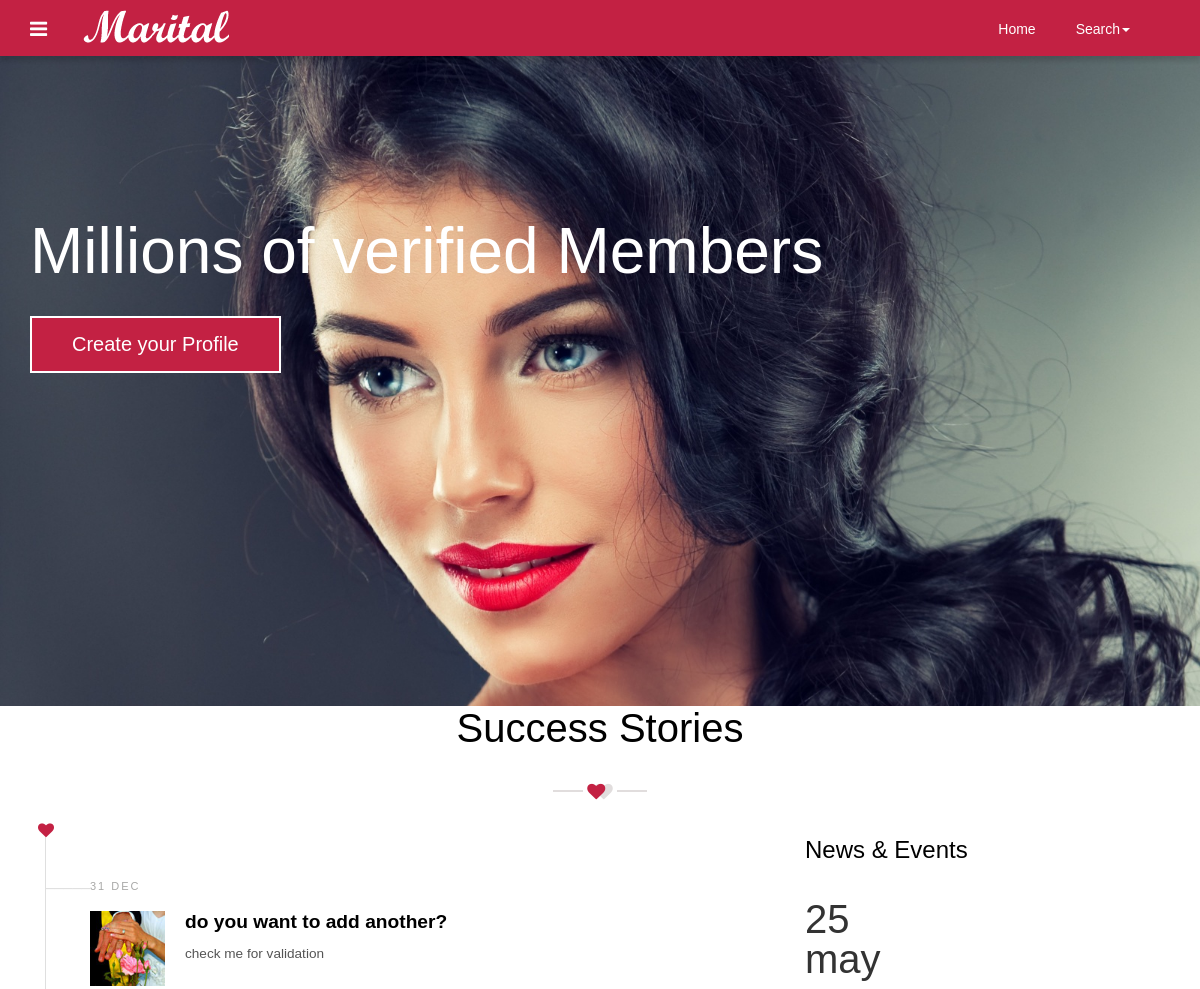
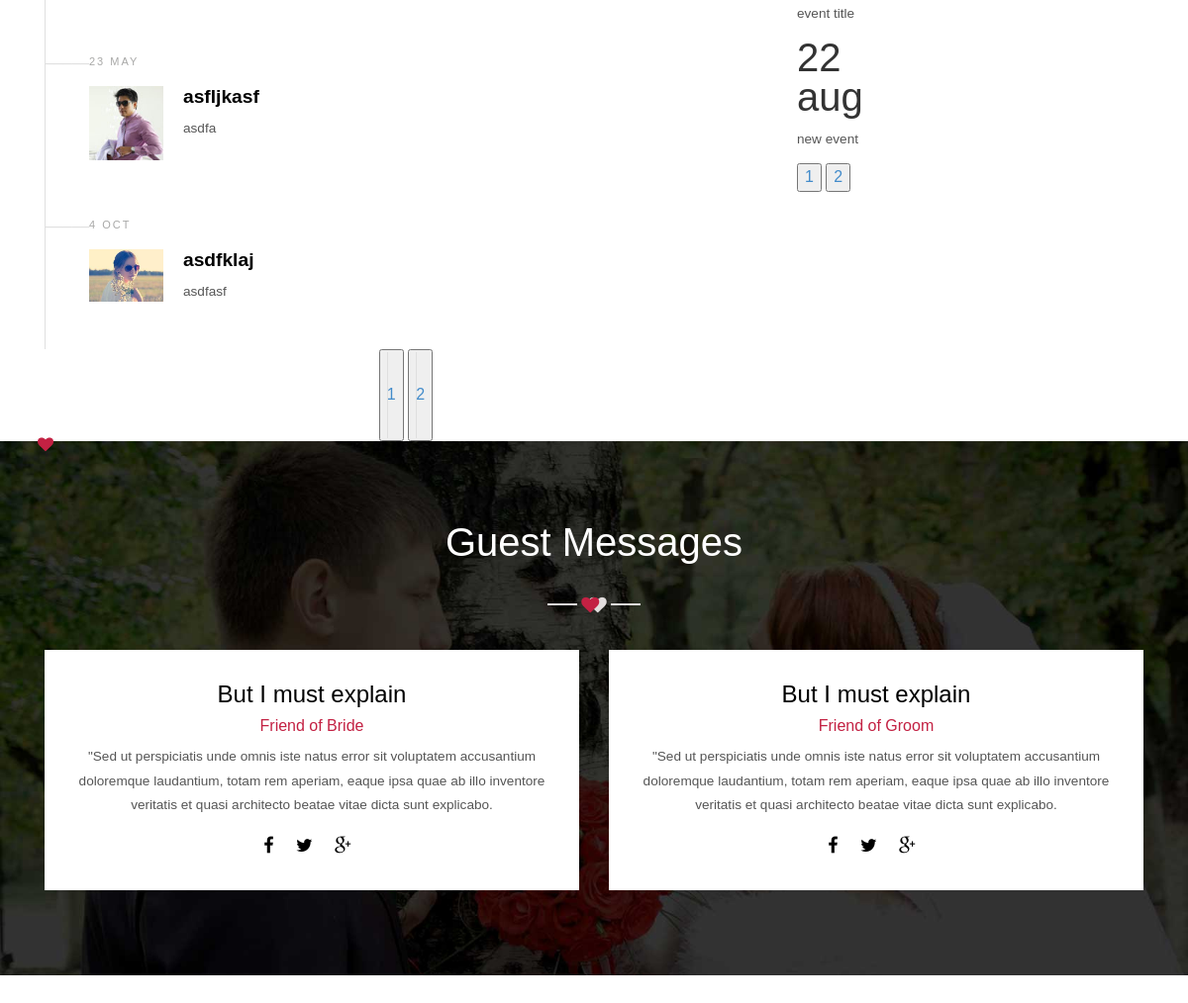
Page /?page2=2 (signed in) on the committed database (2 pictures, top to bottom).
### home/models.py (models this page shows, shortened)
class SuccessStory(models.Model):
    story_name = models.CharField(max_length=50)
    date = models.CharField(max_length=25)
    story = models.TextField()
    image = models.ImageField(upload_to='images/',default='images/7.jpg')

class NewEvent(models.Model):
    eventname = models.CharField(max_length=100)
    date = models.CharField(max_length=15)

### home/views.py (the view)
# urls.py: path('',home,name='home'),
def home(request):
    eventlist = NewEvent.objects.all()
    storylist = SuccessStory.objects.all()
    events = Paginator(eventlist,2)
    stories = Paginator(storylist,3)
    page_number1 = request.GET.get('page1')
    try:
        event_obj = events.page(page_number1)
    except PageNotAnInteger:
        event_obj = events.page(1)
    except EmptyPage:
        event_obj = events.page(events.num_pages)
    page_number2 = request.GET.get('page2')
    try:
        story_obj = stories.page(page_number2)
    except PageNotAnInteger:
        story_obj = stories.page(1)
    except EmptyPage:
        story_obj = stories.page(stories.num_pages)
    context = {
        "events": event_obj,
        "stories": story_obj
    }
    return render(request,'index.html',context)

### home/templates/index.html (shortened to what this page needs)
{% load static %}
<!DOCTYPE HTML>
<html>
<head>
<link href="{% static 'css/bootstrap-3.1.1.min.css' %}" rel='stylesheet' type='text/css' />
<link href="{% static 'css/style.css'%}" rel='stylesheet' type='text/css' />
<link href="{% static 'css/font-awesome.css' %}" rel="stylesheet">
</head>
<body>
    <div class="navbar navbar-inverse-blue navbar">
          <div class="navbar-inner navbar-inner_1">
            <div class="container">
               <div class="navigation">
                 <nav id="colorNav">
                   <ul>
                    <li class="green">
                    </li>
                   </ul>
                 </nav>
               </div>
               <a class="brand" href="index.php"><img src="{% static 'images/logo.png'%}" alt="logo"></a>
               <div class="pull-right">
                  <nav class="navbar nav_bottom" role="navigation">
                <div class="collapse navbar-collapse" id="bs-megadropdown-tabs">
                    <ul class="nav navbar-nav nav_1">
                        <li><a href="/">Home</a></li>
                        <li class="dropdown">
                          <a href="#" class="dropdown-toggle" data-toggle="dropdown">Search<span class="caret"></span></a>
                        </li>
                    </ul>
                 </div>
                </nav>
               </div>
              <div class="clearfix"> </div>
            </div>
          </div>
        </div>
<div class="banner">
  <div class="container">
    <div class="banner_info">
      <h3>Millions of verified Members</h3>
      <a href="{% url 'create-profile' %}" class="hvr-shutter-out-horizontal">Create your Profile</a>
    </div>
  </div>
</div>
<div class="grid_2">
	<div class="container">
		<h2>Success Stories</h2>
       	<div class="heart-divider">
			<span class="grey-line"></span>
			<i class="fa fa-heart pink-heart"></i>
			<i class="fa fa-heart grey-heart"></i>
			<span class="grey-line"></span>
        </div>
        <div class="row_1">
	     <div class="col-md-8 suceess_story">
	         <ul>
         {% for story in stories %}
         <li>
              <div class="suceess_story-date">
              <span class="entry-1">{{ story.date }}</span>
            </div>
            <div class="suceess_story-content-container">
              <figure class="suceess_story-content-featured-image">
                <img width="75" height="75" src="{{story.image.url}}" class="img-responsive" alt=""/>
                </figure>
              <div class="suceess_story-content-info">
                    <h4><a href="#">{{ story.story_name }}</a></h4>
                    <p>{{ story.story }}</p>
                  </div>
              </div>
          </li>
         {% endfor %}
          </ul>
          <center>
            <ul>
              {% for page in stories.paginator.page_range %}
                    <button ><li><a href="?page2={{ page }}">{{ page }}</a></li></button>
              {% endfor %}
            </ul>
          </center>
	    </div>
	    <div class="col-md-4 row_1-right">
	      <h3>News & Events</h3>
          {% for event in events %}
              <div class="box_1">
              <div class="extra-wrap">
              <div class="post-meta">
                <span class="day">
                <time datetime="2014-05-25T10:15:43+00:00">{{event.date}}</time>
                </span>
              </div>
              <div class="clearfix"> </div>
              <div class="post-content">{{event.eventname}}</div>
              </div>
          {% endfor %}
            <ul>
              {% for page in events.paginator.page_range %}
                    <button ><li><a href="?page1={{ page }}">{{ page }}</a></li></button>
              {% endfor %}
            </ul>
	        </div>
	     </div>
	   </div>
	  </div>
    </div>
    <div class="bg">
		<div class="container">
			<h3>Guest Messages</h3>
			<div class="heart-divider">
				<span class="grey-line"></span>
				<i class="fa fa-heart pink-heart"></i>
				<i class="fa fa-heart grey-heart"></i>
				<span class="grey-line"></span>
            </div>
            <div class="col-sm-6">
            	<div class="bg_left">
            		<h4>But I must explain</h4>
            		<h5>Friend of Bride</h5>
            		<p>"Sed ut perspiciatis unde omnis iste natus error sit voluptatem accusantium doloremque laudantium, totam rem aperiam, eaque ipsa quae ab illo inventore veritatis et quasi architecto beatae vitae dicta sunt explicabo.</p>
            	   <ul class="team-socials">
                    <li><a href="#"><span class="icon-social "><i class="fa fa-facebook"></i></span></a></li>
                    <li><a href="#"><span class="icon-social "><i class="fa fa-twitter"></i></span></a></li>
                    <li><a href="#"><span class="icon-social"><i class="fa fa-google-plus"></i></span></a></li>
                   </ul>
            	</div>
            </div>
            <div class="col-sm-6">
            	<div class="bg_left">
            		<h4>But I must explain</h4>
            		<h5>Friend of Groom</h5>
            		<p>"Sed ut perspiciatis unde omnis iste natus error sit voluptatem accusantium doloremque laudantium, totam rem aperiam, eaque ipsa quae ab illo inventore veritatis et quasi architecto beatae vitae dicta sunt explicabo.</p>
            	   <ul class="team-socials">
                    <li><a href="#"><span class="icon-social "><i class="fa fa-facebook"></i></span></a></li>
                    <li><a href="#"><span class="icon-social "><i class="fa fa-twitter"></i></span></a></li>
                    <li><a href="#"><span class="icon-social"><i class="fa fa-google-plus"></i></span></a></li>
                   </ul>
            	</div>
            </div>
            <div class="clearfix"> </div>
		</div>
	</div>

### rows in the picture
SuccessStory: date "31 DEC", image (picture), story_name "do you want to add another?", story "check me for validation"
SuccessStory: date "23 MAY", image (picture), story_name "asfljkasf", story "asdfa"
SuccessStory: date "4 OCT", image (picture), story_name "asdfklaj", story "asdfasf"
NewEvent: date "25 may", eventname "event title"
NewEvent: date "22 aug", eventname "new event"

### other values in the picture
{{ page }} "1" "2"
